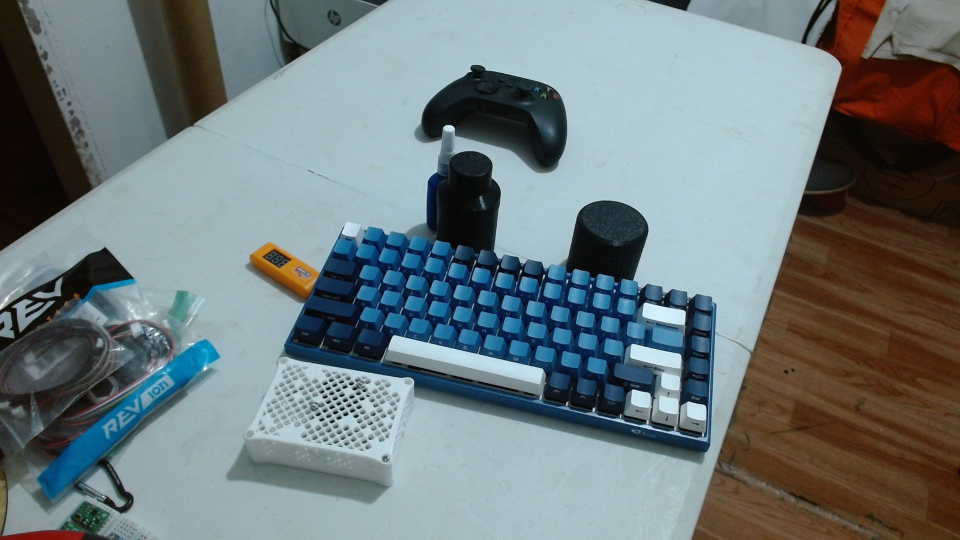
#> input picture Latas/azul1.png, 1920 x 1080 px, given in place of the camera (shown at 1/2 size)
$ python Test2.py
#> lines starting #> are read from the running program, lines starting #| are printed output that depends on the picture; after the words box and inside, x2 and y2 are one past the last pixel; in counts of white or black regions, pixels touching at a corner belong together
import cv2
import cv2 as cv
import numpy as np

def buscar_mar(captura):
    hsv = cv2.cvtColor(captura, cv2.COLOR_BGR2HSV)
    h_min = 96
    h_max = 113
    s_min = 137
    s_max = 255
    v_min = 0
    v_max = 255
    # Crear máscara
    lower = np.array([h_min, s_min, v_min])
    upper = np.array([h_max, s_max, v_max])
    mascara = cv2.inRange(hsv, lower, upper)
    # Mostrar resultados
    resultado = cv2.bitwise_and(captura, captura, mask=mascara)

    #cv2.imshow("Imagen Original", captura)
    #cv2.imshow("Mascara", mascara)
    cv2.imshow("Resultado", resultado)

    alto, ancho, _ = captura.shape
    y = 250
    h = 150
    blank = np.zeros((alto, ancho), dtype='uint8')
    blank = cv.rectangle(blank, (0, alto-y), (ancho, alto-y+h), 255, -1)
    salida = cv.bitwise_and(blank, mascara)
    #crop_im = cv2.bitwise_and(captura, captura, mask=salida)
    cv2.imshow("blank", salida)

    Cant_mar = np.sum(salida == 255)
    return (Cant_mar>300)

def buscar_latas (image, maskedImage):
    contours, _ = cv2.findContours(maskedImage, cv2.RETR_EXTERNAL, cv2.CHAIN_APPROX_SIMPLE)
    objetos = []
    # Dibujar contornos y centroides
    for i, cnt in enumerate(contours):
        area = cv2.contourArea(cnt)
        if area > 2000:
            M = cv2.moments(cnt)
            if M["m00"] != 0:
                cx = int(M["m10"] / M["m00"])
                cy = int(M["m01"] / M["m00"])
            else:
                cx, cy = 0, 0
            objetos.append({'area': area, 'x': cx, 'y': cy, 'ctrs': cnt})
            # Dibujar contorno
            cv2.drawContours(image, [cnt], -1, (0, 255, 0), 2)
            # Dibujar centroide
            cv2.circle(image, (cx, cy), 4, (0, 0, 255), -1)
            # Escribir texto con área
            texto = f"{int(area)}"
            cv2.putText(image, texto, (cx + 10, cy), cv2.FONT_HERSHEY_SIMPLEX, 0.5, (255, 0, 0), 1)

    # Mostrar imagen
    #cv2.imshow('Objetos detectados', image)
    lista = ""
    for i, obj in enumerate(objetos):
        lista += (f"{i + 1}: Á-{obj['area']:.2f}, P-({obj['x']}, {obj['y']}) \t")
    #print(lista)

    return (objetos)

def objeto_mas_grande(objetos):
    if not objetos:
        return None, None

    # Encontrar el objeto con el área máxima
    objeto_max = max(objetos, key=lambda o: o['area'])

    # Obtener centroide
    cx, cy = objeto_max['x'], objeto_max['y']

    return (cx, cy)

capture =  cv.VideoCapture(1, cv.CAP_DSHOW)

while True:
    isTrue, original = capture.read()
#> original is the input picture: shape (1080, 1920, 3); mean B, G, R 125.2, 122.3, 109.9
    #cv.imshow('vid', frame)
    frame = original.copy()
    frame_mar = original.copy()
    gray = cv.cvtColor(frame, cv.COLOR_BGR2GRAY)
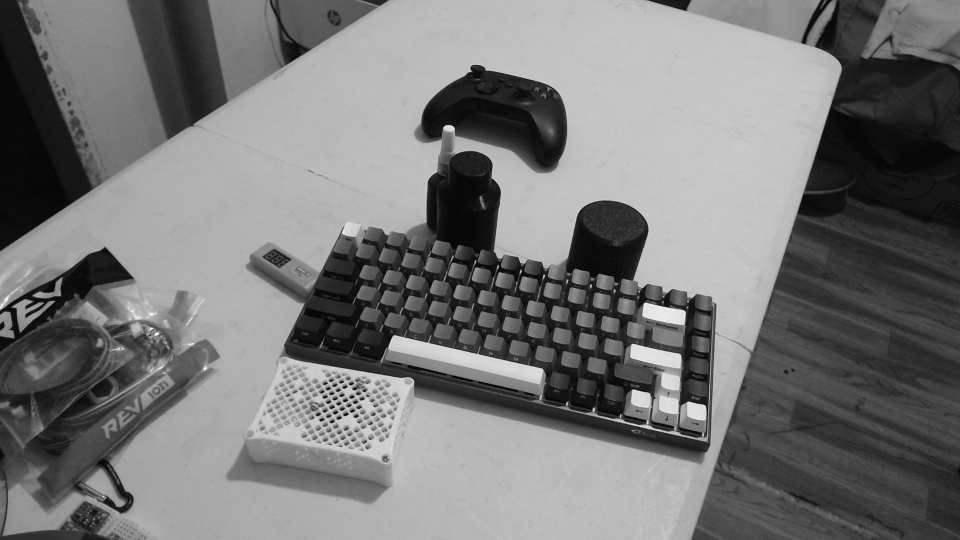
#> gray: shape (1080, 1920) (shown at 1/2 size); min 1, max 254, mean 118.9
    cv.imshow('gray', gray)
    threshold, mask = cv.threshold(gray, 15, 100, cv.THRESH_BINARY_INV)
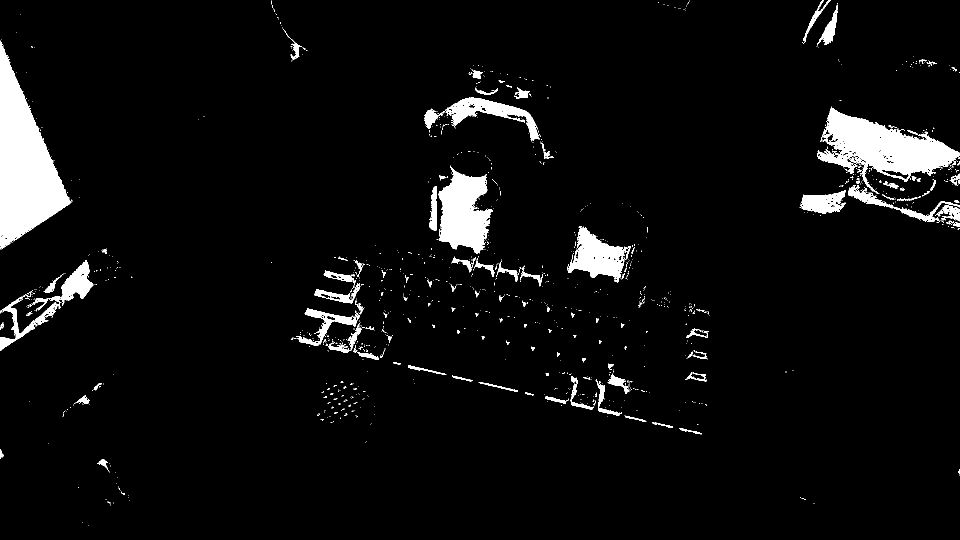
#> mask: shape (1080, 1920) (shown at 1/2 size); values 0 (black) and 100 (white), 5.1% white; 1172 white regions (1047 under 20 px), largest, box (x1, y1, x2, y2) and area: (0, 81, 142, 498) 29539, (1634, 213, 1920, 388) 20239, (877, 331, 985, 507) 11847
    cv.imshow('thresh', mask)
    #th, thresh_inv = cv.threshold(gray, 100, 255, cv.THRESH_BINARY_INV)
    #cv.imshow('thresh_inv', thresh_inv)
    flag = buscar_mar(frame_mar)
#> in buscar_mar, `hsv = cv2.cvtColor(captura, cv2.COLOR_BGR2HSV)`: hsv: shape (1080, 1920, 3); mean H, S, V 76.5, 88.8, 135.7
#> in buscar_mar, `mascara = cv2.inRange(hsv, lower, upper)`:
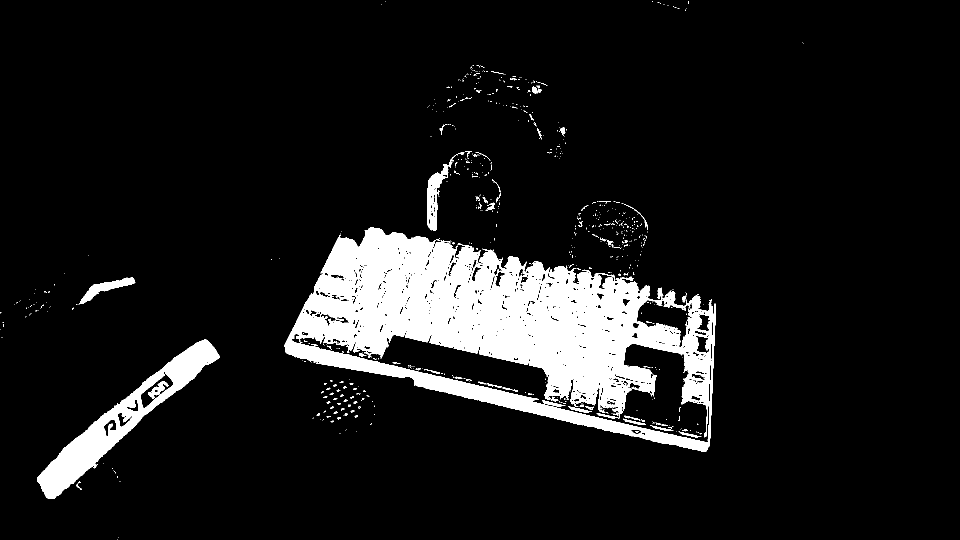
#> mascara: shape (1080, 1920) (shown at 1/2 size); 9.8% white; 722 white regions (640 under 20 px), largest, box (x1, y1, x2, y2) and area: (569, 454, 1432, 904) 171149, (74, 679, 440, 998) 22258, (854, 328, 897, 462) 2368
#> in buscar_mar, `resultado = cv2.bitwise_and(captura, captura, mask=mascara)`:
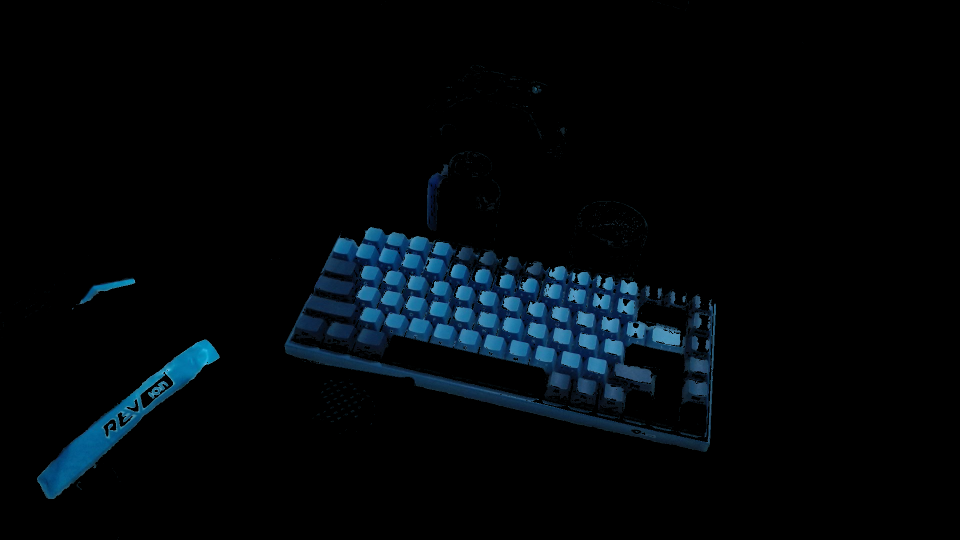
#> resultado: shape (1080, 1920, 3) (shown at 1/2 size); mean B, G, R 9.8, 6.6, 2.2
#> in buscar_mar, `salida = cv.bitwise_and(blank, mascara)`: salida: shape (1080, 1920); 0.95% white; 56 white regions (42 under 20 px), largest, box (x1, y1, x2, y2) and area: (74, 830, 289, 981) 12198, (1081, 830, 1423, 904) 6307, (1246, 837, 1292, 850) 154
#> in buscar_mar, `salida = cv.bitwise_and(blank, mascara)`:
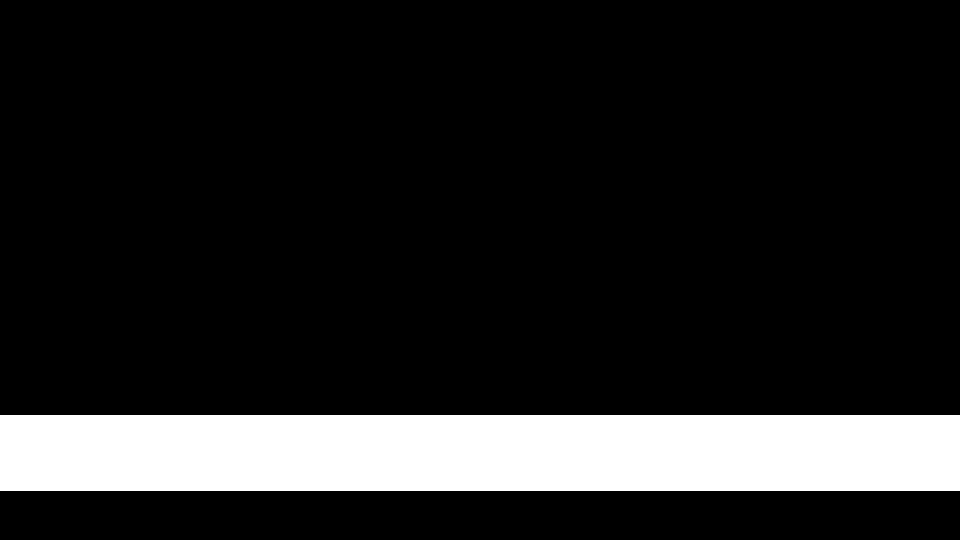
#> blank: shape (1080, 1920) (shown at 1/2 size); 14% white; 1 white region
#> in buscar_mar, `Cant_mar = np.sum(salida == 255)`: Cant_mar = 19607
#> flag = True
    latas = buscar_latas(frame, mask)
#> in buscar_latas, `contours, _ = cv2.findContours(maskedImage, cv2.RETR_EXTERNAL, cv2.CHA..`: contours = 1171 contours, 1088 with area under 20; largest, box (x1, y1, x2, y2) and area: (0, 81, 142, 498) 29143, (1634, 213, 1920, 388) 20784, (877, 331, 985, 507) 11590, (1134, 453, 1262, 565) 6616, (849, 195, 1080, 283) 5266
#> the loop in buscar_latas, `for i, cnt in enumerate(contours):` made 1171 passes
#> (area, cx, cy, texto) on passes 416, 704, 788, 872, 884, 963, 1057, 1064, 1142: (2033.5, 652, 646, '2033'), (2986.5, 147, 569, '2986'), (6616, 1194, 512, '6616'), (2518.5, 1645, 405, '2518'), (2036.5, 1781, 408, '2036'), (11590, 927, 424, '11590'), (20784.5, 1764, 296, '20784'), (5266.5, 964, 224, '5266'), (29143, 46, 328, '29143')
#> area on passes 29, 30, 34, 38, 48: 137, 53, 90.5, 87, 87.5
#> after the loop in buscar_latas, `for i, cnt in enumerate(contours):`:
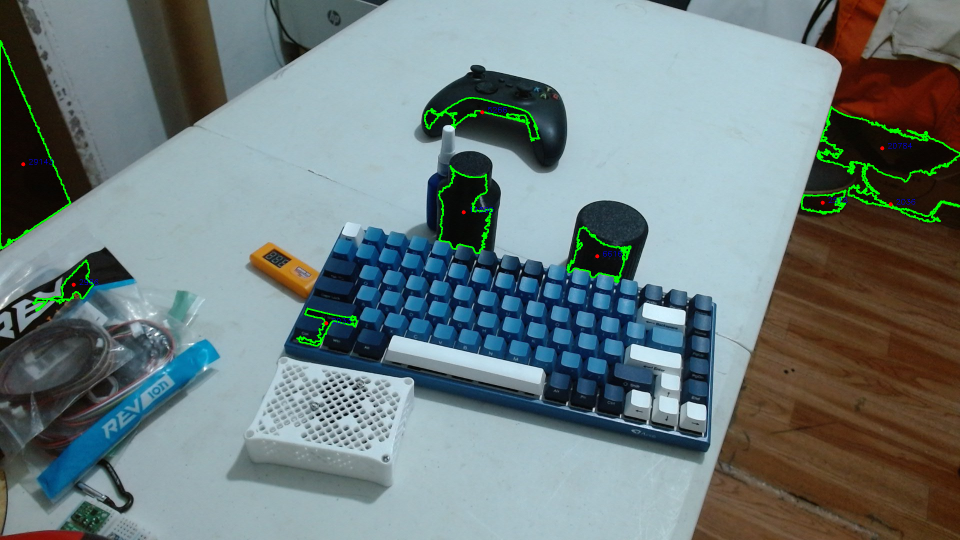
#> image: shape (1080, 1920, 3) (shown at 1/2 size); mean B, G, R 125.1, 124.8, 109.8
#> after the loop in buscar_latas, `for i, cnt in enumerate(contours):`: objetos = 9 items
#> the loop in buscar_latas, `for i, obj in enumerate(objetos):` made 9 passes
#> latas = 9 items
    coordenadas = objeto_mas_grande(latas)
#> in objeto_mas_grande, `objeto_max = max(objetos, key=lambda o: o['area'])`: objeto_max = {'area': 29143, 'x': 46, 'y': 328, 'ctrs': contour of 412 points, box (x1, y1, x2, y2) (0, 81, 142, 498), area 29143}
#> in objeto_mas_grande, `cx, cy = objeto_max['x'], objeto_max['y']`: cx = 46; cy = 328
#> coordenadas = (46, 328)
    print(coordenadas, flag)
#| (46, 328) True
    cv.circle(frame, coordenadas, 40, (182, 252, 235), thickness=6)
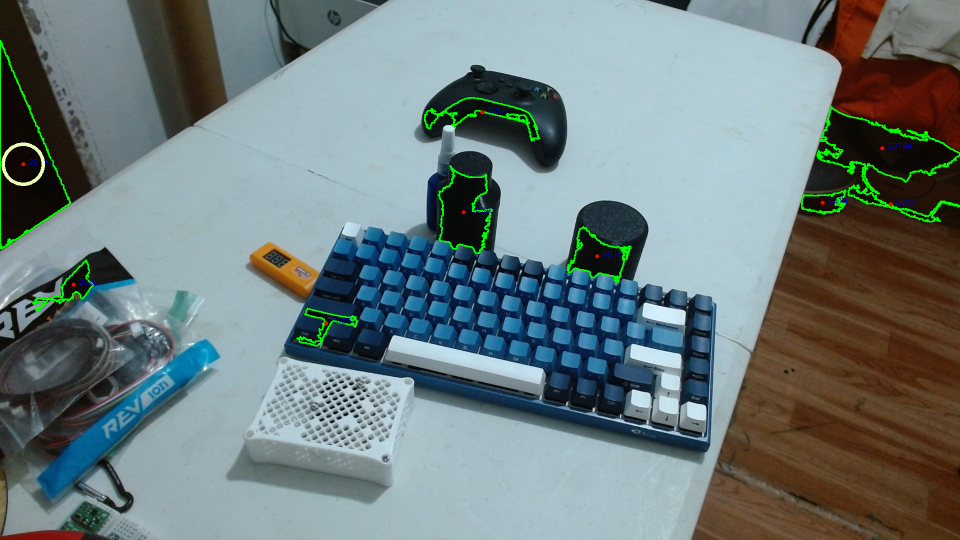
#> frame: shape (1080, 1920, 3) (shown at 1/2 size); 0.09% of pixels changed, all inside (x1, y1, x2, y2) = (3, 285, 90, 372)
    cv.imshow('circ', frame)
    if cv.waitKey(20) & 0xFF==ord('d'):
#> (key Esc is pressed here)
        break
capture.release()
cv.destroyAllWindows()

$ run again, on Latas/azul2.png
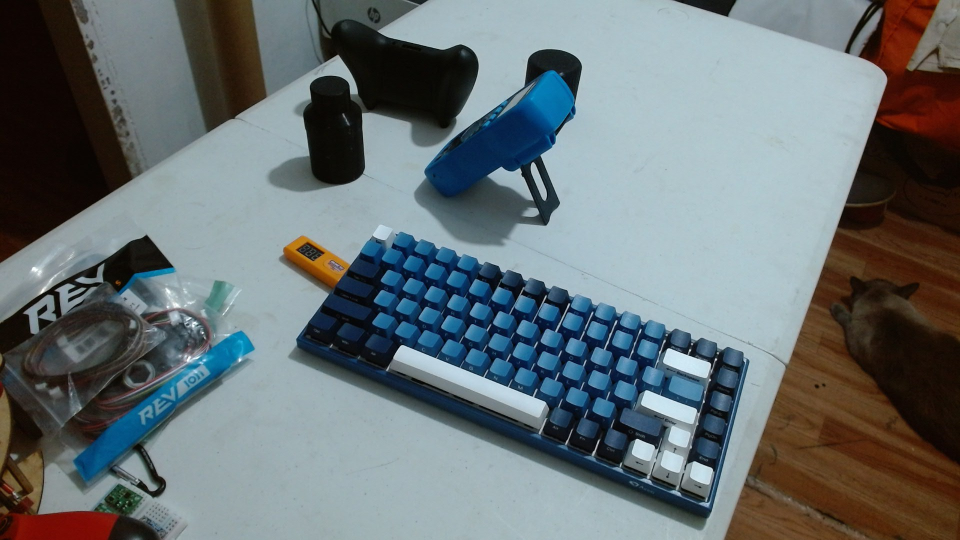
#> input picture Latas/azul2.png, 1920 x 1080 px, given in place of the camera (shown at 1/2 size)
#> original is the input picture: shape (1080, 1920, 3); mean B, G, R 115.5, 112.9, 103.7
#> `threshold, mask = cv.threshold(gray, 15, 100, cv.THRESH_BINARY_INV)`:
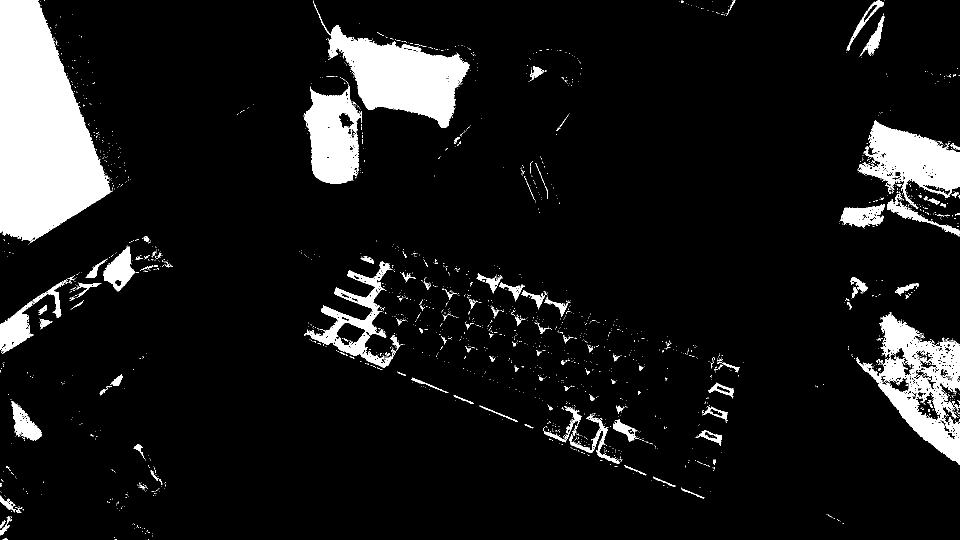
#> mask: shape (1080, 1920) (shown at 1/2 size); values 0 (black) and 100 (white), 9.5% white; 1997 white regions (1868 under 20 px), largest, box (x1, y1, x2, y2) and area: (0, 0, 222, 486) 70694, (656, 50, 940, 256) 28664, (1712, 625, 1920, 930) 22650
#> hsv: shape (1080, 1920, 3); mean H, S, V 73.7, 92.7, 125.8
#> mascara: shape (1080, 1920); 10.4% white; 522 white regions (477 under 20 px), largest, box (x1, y1, x2, y2) and area: (593, 464, 1498, 1034) 148440, (849, 138, 1151, 397) 34375, (147, 662, 509, 964) 20391
#> salida: shape (1080, 1920); 1.4% white; 183 white regions (163 under 20 px), largest, box (x1, y1, x2, y2) and area: (147, 830, 336, 964) 10041, (916, 830, 1326, 981) 8883, (1095, 830, 1321, 891) 3570
#> blank: shape (1080, 1920); 14% white; 1 white region
#> Cant_mar = 28671
#> flag = True
#> contours = 1941 contours, 1845 with area under 20; largest, box (x1, y1, x2, y2) and area: (0, 0, 222, 486) 70148, (656, 50, 940, 256) 28290, (1712, 625, 1920, 930) 27994, (1718, 240, 1920, 407) 17328, (607, 169, 721, 368) 15719
#> the loop in buscar_latas, `for i, cnt in enumerate(contours):` made 1941 passes
#> (area, cx, cy, texto) on passes 375, 1014, 1075, 1277, 1352, 1426, 1676, 1723: (2124, 49, 848, '2124'), (27993.5, 1842, 768, '27993'), (3396, 29, 660, '3396'), (10290.5, 711, 644, '10290'), (2919.5, 239, 540, '2919'), (2554.5, 1724, 431, '2554'), (17327.5, 1826, 321, '17327'), (15719, 666, 274, '15719')
#> after the loop in buscar_latas, `for i, cnt in enumerate(contours):`: objetos = 10 items
#> the loop in buscar_latas, `for i, obj in enumerate(objetos):` made 10 passes
#> objeto_max = {'area': 70148, 'x': 80, 'y': 261, 'ctrs': contour of 527 points, box (x1, y1, x2, y2) (0, 0, 222, 486), area 70148}
#> in objeto_mas_grande, `cx, cy = objeto_max['x'], objeto_max['y']`: cx = 80; cy = 261
#> coordenadas = (80, 261)
#| (80, 261) True
#> `cv.circle(frame, coordenadas, 40, (182, 252, 235), thickness=6)`:
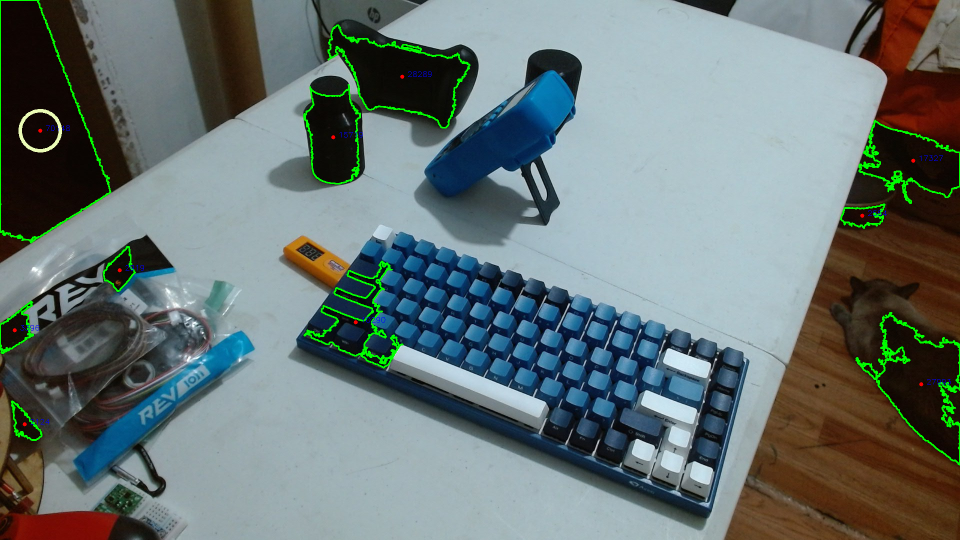
#> frame: shape (1080, 1920, 3) (shown at 1/2 size); mean B, G, R 115.6, 116.5, 103.7
